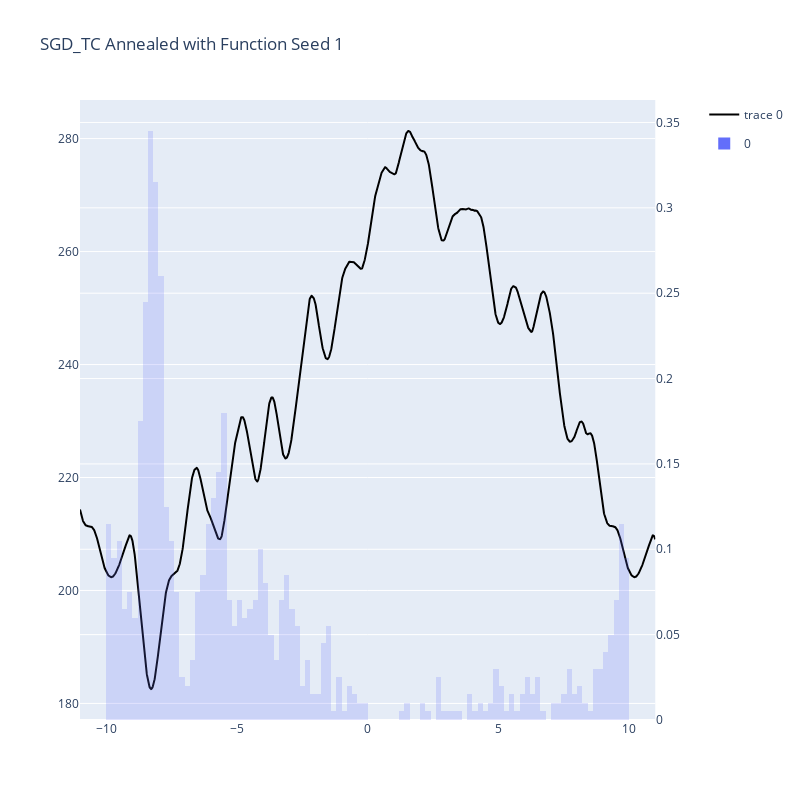

Write notebook code for a chart like this one.
### Code cell
# SGD_TC with annealing
seed = 1 # determines function
n_runs = 1000
max_iterations = 100
dim, size, batchsize, bounds, = 1, 56, 12, 20
start = [1.0]
annealer = lambda progress: 1 - progress
opt_params={'lr': 0.05, 'height': 1.0, 'width': bounds/20,
            'annealer': annealer, 'n_epochs': max_iterations}
model_params = {'start':start, 'bounds':bounds}
dataset_params= {'seed': seed, 'dim':dim, 'size':size, 'bounds':bounds}
final_params = []

pointdata = PointDataset(**dataset_params)
for i in tqdm(range(n_runs)):

    # Shuffle false gives all the same results as expected
    torch.manual_seed(seed+i)
    dataloader = torch.utils.data.DataLoader(dataset=pointdata, batch_size=batchsize, shuffle=True)
    train_cdl = cyclic_loader(dataloader)
    model = of.Hodgkinson(**model_params)
    opt = SGD_TC(params=model.parameters(), func=model, **opt_params)

    for j in range(max_iterations):
        batch = next(train_cdl)
        opt.zero_grad()
        loss = model(data=batch)
        loss.backward()
        opt.step()

    final_param = list(model.parameters())[0].detach().clone()
    final_param = model.apply_period(final_param).numpy()  
    final_params.append(final_param)

xlim, res = (-bounds/2 - 1, bounds/2 + 1), 0.01
X = np.arange(xlim[0], xlim[1], res)
Z = [float(model.forward(data=pointdata.data, X=torch.Tensor([_]))) for _ in X]

fig3 = make_subplots(specs=[[{"secondary_y": True}]])
fig3.add_trace(
    go.Scatter(x=X, y=Z, line=dict(color='black')),
    secondary_y=False
)
hist_fig = px.histogram(final_params, opacity=0.2, 
                        nbins=120, histnorm='probability density')
fig3.add_trace(
    hist_fig.data[0],
    secondary_y=True
)
fig3.update_layout(
    title= 'SGD_TC Annealed with Function Seed {}'.format(seed),
    width=800,
    height=800
)

### Figure 1 — Plotly figure (JSON) as saved in the notebook; plotly's stock layout.template omitted (floating-point values rounded to 4 significant figures; data arrays with more than 128 entries replaced by an {"elided": "..."} marker saying what was removed)
{"data": [{"line": {"color": "black"}, "type": "scatter", "x": {"elided": "2200 float values"}, "xaxis": "x", "y": {"elided": "2200 float values"}, "yaxis": "y"}, {"alignmentgroup": "True", "bingroup": "x", "histnorm": "probability density", "hovertemplate": "variable=0<br>value=%{x}<br>probability density=%{y}<extra></extra>", "legendgroup": "0", "marker": {"color": "#636efa", "opacity": 0.2, "pattern": {"shape": ""}}, "name": "0", "nbinsx": 120, "offsetgroup": "0", "orientation": "v", "showlegend": true, "type": "histogram", "x": {"elided": "1000 float values"}, "xaxis": "x", "yaxis": "y2"}], "layout": {"height": 800, "title": {"text": "SGD_TC Annealed with Function Seed 1"}, "width": 800, "xaxis": {"anchor": "y", "domain": [0, 0.94]}, "yaxis": {"anchor": "x", "domain": [0, 1]}, "yaxis2": {"anchor": "x", "overlaying": "y", "side": "right"}}}
